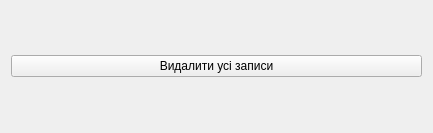
<?xml version="1.0" encoding="UTF-8"?>
<ui version="4.0">
 <class>RemoveRecordsFromArchiveWidget</class>
 <widget class="QWidget" name="RemoveRecordsFromArchiveWidget">
  <property name="geometry">
   <rect>
    <x>0</x>
    <y>0</y>
    <width>433</width>
    <height>133</height>
   </rect>
  </property>
  <property name="windowTitle">
   <string>Form</string>
  </property>
  <layout class="QGridLayout" name="gridLayout_2">
   <item row="0" column="0">
    <layout class="QGridLayout" name="gridLayout">
     <item row="0" column="0">
      <widget class="QPushButton" name="pbRemoveAll">
       <property name="text">
        <string>Видалити усi записи</string>
       </property>
      </widget>
     </item>
    </layout>
   </item>
  </layout>
 </widget>
 <resources/>
 <connections/>
</ui>
